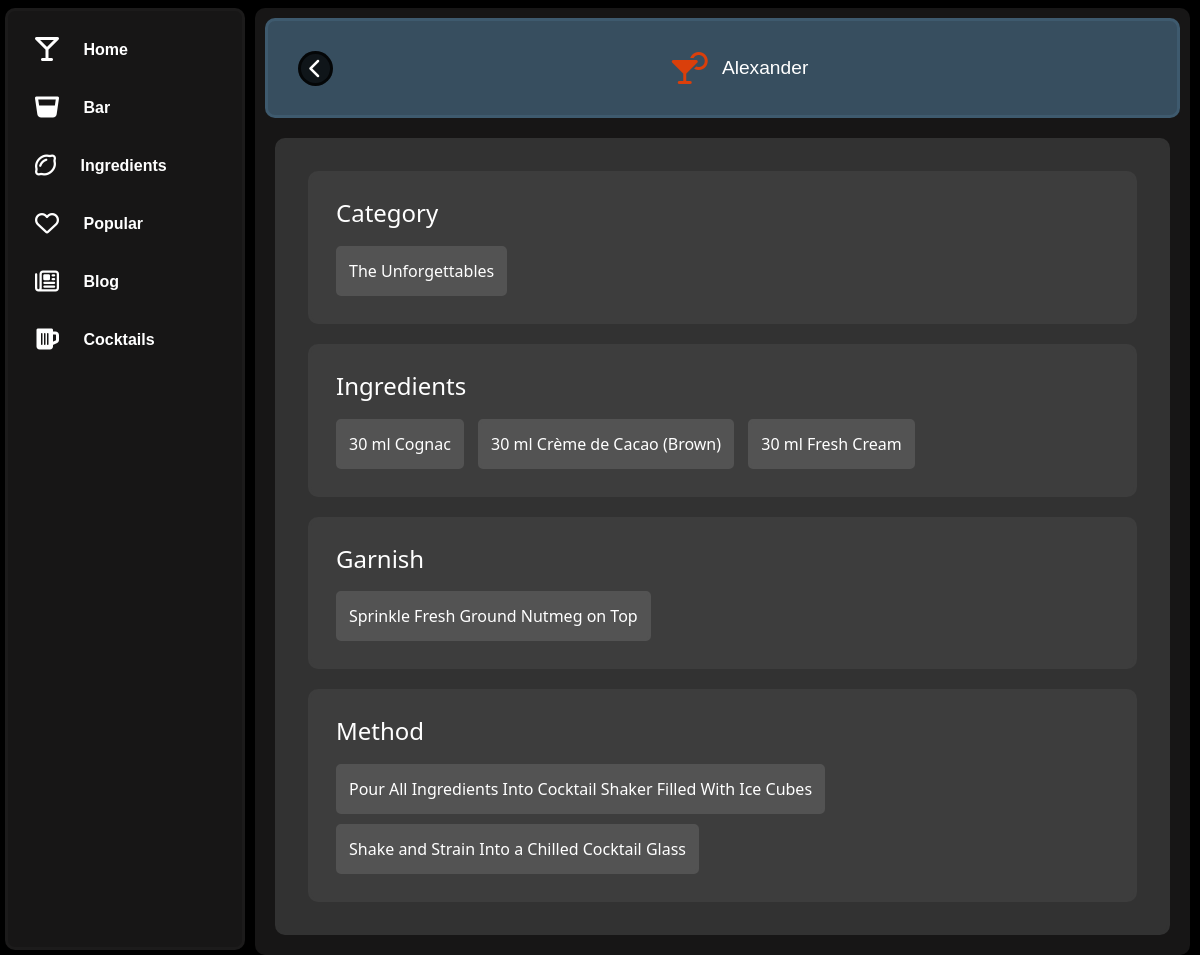
Screenshot of /cocktails/Alexander with the database file from the repository.
### model.py (models this page shows, shortened)
class IBACocktails(db.Model):
    __tablename__ = "IBACocktails"
    an_id = db.Column(db.Integer, primary_key=True)
    category = db.Column(db.String, nullable=False)
    name = db.Column(db.String)
    ingredients = db.Column(db.String)
    method = db.Column(db.Integer)
    garnish = db.Column(db.String)

### app.py (the view)
@app.route("/barcocktails", defaults={"cocktail": None})
@app.route("/barcocktails/<string:cocktail>")
@app.route("/cocktails", defaults={"cocktail": None})
@app.route("/cocktails/<string:cocktail>")
def cocktails(cocktail):
    if cocktail:
        session = Session()
        query = session.query(IBACocktails)
        query = query.filter_by(name=cocktail)
        iba_cocktails = query.all()
        iba_cocktails_list = [
            {
                "Category": cocktail.category,
                "Name": cocktail.name,
                "Ingredients": cocktail.ingredients,
                "Method": cocktail.method,
                "Garnish": cocktail.garnish
            }
            for cocktail in iba_cocktails
        ]
        cocktail_ingredients = re.split(", |,|\. ", iba_cocktails_list[0]["Ingredients"])
        cocktail_ingredients = [titlecase(ingredient.replace("NA", "")) for ingredient in cocktail_ingredients]
        cocktail_method = re.split(", |,|\. ", iba_cocktails_list[0]["Method"])
        cocktail_method = [titlecase(method.replace(".", "")) for method in cocktail_method]
        cocktail_garnish = iba_cocktails_list[0]["Garnish"]
        cocktail_garnish = titlecase(cocktail_garnish.replace(".", ""))
        if request.path == f"/barcocktails/{cocktail}":
            return render_template("bar-cocktails.html",
                                cocktails=iba_cocktails_list,
                               ingredients=cocktail_ingredients,
                               method=cocktail_method,
                               garnish=cocktail_garnish)
        else:
            return render_template("cocktails.html",
                               cocktails=iba_cocktails_list,
                               ingredients=cocktail_ingredients,
                               method=cocktail_method,
                               garnish=cocktail_garnish)
    else:
        return render_template("cocktails.html")

### app.py (called while the page is built)
def titlecase(s):
    result = re.sub(r"[A-Za-z]{3,}('[A-Za-z]+)?", lambda mo: mo.group(0).capitalize(), s)
    result = re.sub("The", "the", result)
    result = re.sub("And", "and", result)
    return result

### templates/cocktails.html (shortened to what this page needs)
<!DOCTYPE html>
<html lang="en">
<head>
    <link href="https://cdn.jsdelivr.net/npm/bootstrap@5.3.2/dist/css/bootstrap.min.css" rel="stylesheet"
 />
    <link href="{{url_for('static', filename='css/style.css')}}" rel="stylesheet" type="text/css" />
</head>
<body class="bg-black text-white">
    <div class="nav-div">
        <nav class="nav-main">
            <a href="/" class="links">
                <div>
                    <i class="fa-solid fa-martini-glass-empty fa-xl" style="color: #ffffff;"></i>
                    <span class="icon-span-text" data-encore-id="text">Home</span>
                </div>
            </a>
            <a href="/bar" class="links">
                <div>
                    <i class="fa-solid fa-whiskey-glass fa-xl" style="color: #ffffff;"></i>
                    <span class="icon-span-text" data-encore-id="text">Bar</span>
                </div>
            </a>
            <a href="/ingredients" class="links">
                <div>
                    <i class="fa-regular fa-lemon fa-xl" style="color: #ffffff;"></i>
                    <span class="icon-span-text" data-encore-id="text">Ingredients</span>
                </div>
            </a>
            <a href="/popular" class="links">
                <div>
                    <i class="fa-regular fa-heart fa-xl" style="color: #ffffff;"></i>
                    <span class="icon-span-text" data-encore-id="text">Popular</span>
                </div>
            </a>
            <a href="/blog" class="links">
                <div>
                    <i class="fa-regular fa-newspaper fa-xl" style="color: #ffffff;"></i>
                    <span class="icon-span-text" data-encore-id="text">Blog</span>
                </div>
            </a>
            <a href="/cocktaillist" class="links">
                <div>
                    <i class="fa-solid fa-beer-mug-empty fa-xl" style="color: #ffffff;"></i>
                    <span class="icon-span-text" data-encore-id="text">Cocktails</span>
                </div>
            </a>
        </nav>
    </div>
    <div class="main_divs">
        {% for cocktail in cocktails %}
        <div class="cocktail_buttons_cocktail_page">
            <a class="back-link-cocktail-page" href="/cocktaillist">
                <i class="fa-solid fa-chevron-left fa-lg cocktail-button-arrow-cocktail-page"
                    style="color: #ffffff;"></i>
            </a>
            <div class="cocktail-page-nav-name">
                <i class="fa-solid fa-martini-glass-citrus fa-2xl cocktail-button-icon-cocktail-page"
                    style="color: #da3f0b;"></i>
                <span class="cocktail-button-text-cocktail-page">{{ cocktail.Name }}</span>
            </div>
        </div>
        <div class="cocktail-page-facts">
            <div class="cocktail-category">
                <h1>Category</h1>
                <div class="cocktail-spacer">
                    <span>{{ cocktail.Category }}</span>
                </div>
            </div>
            <div class="cocktail-ingredients">
                <h1>Ingredients</h1>
                {% for ingredient in ingredients %}
                <div class="cocktail-spacer">
                    <span>{{ ingredient }}</span>
                </div>
                {% endfor %}
            </div>
            {% if garnish != "NA" %}
            <div class="cocktail-garnish">
                <h1>Garnish</h1>
                <div class="cocktail-spacer">
                    <span>{{ garnish }}</span>
                </div>
            </div>
            {% endif %}
            <div class="cocktail-method">
                <h1>Method</h1>
                {% for method in method %}
                <div class="cocktail-spacer">
                    <span>{{ method }}</span>
                </div>
                {% endfor %}
            </div>
        </div>
        {% endfor %}
    </div>
</body>
</html>

### static/css/style.css (style rules this page uses)
.icon-span-text { color: white; }
nav { flex-direction: column; width: 240px; display: flex; position: fixed; left: 0; padding: 10px; }
.nav-div { padding: 8px; }
.nav-main { border-style: solid; border-color: rgba(30, 29, 29, 0.794); border-radius: 10px; background-color: rgba(30, 29, 29, 0.794); position: fixed; left: 5px; height: calc(100% - 13px) }
.links { padding: 15px; border-width: 2px; border-style: solid; border-color: rgba(11, 11, 152, 0); border-radius: 30px; font-weight: bolder; font-family: Arial, Helvetica, sans-serif; text-decoration: none; transition: 0.3s; }
.links i { padding-right: 20px; }
.cocktail_buttons_cocktail_page { position: sticky; top: 8px; height: 100px; min-width: 360px; border-radius: 10px; border-color: rgba(65, 94, 115, 0.796); border-style: solid; background-color: rgba(65, 94, 115, .796); margin: 10px; display: flex; }
.back-link-cocktail-page { border-style: solid; border-radius: 50px; border-color: rgba(0, 0, 0, 0.731); background-color: rgba(0, 0, 0, 0.731); position: relative; top: 30px; left: 30px; width: 35px; height: 35px; display: flex; text-decoration: none; transition: 0.3s; }
.cocktail-page-nav-name { margin: auto auto; }
.cocktail-button-arrow-cocktail-page { margin: auto auto; border-style: solid; border-radius: 50px; border-color: rgba(50, 50, 50, 0); background-color: rgba(50, 50, 50, 0); }
.cocktail-button-icon-cocktail-page { margin: auto auto; padding: 5px; position: relative; }
.cocktail-button-text-cocktail-page { margin: auto auto; padding: 5px; font-family: Arial, Helvetica, sans-serif; font-size: larger; font-weight: lighter; }
.cocktail-page-facts { display: flex; flex-direction: column; flex-wrap: wrap; border-color: rgb(50, 50, 50); border-radius: 10px; border-style: solid; background-color: rgb(50, 50, 50); padding: 20px; margin: 20px; min-width: 340px; }
.cocktail-page-facts h1 { font-family: 'Segoe UI', Tahoma, Geneva, Verdana, sans-serif; font-size: x-large; padding: 5px; }
.cocktail-spacer { border-radius: 5px; border-color: rgb(83, 83, 83); border-style: solid; background-color: rgb(83, 83, 83); padding: 10px; margin: 5px; display: inline-block; }
.cocktail-category { border-color: rgb(61, 61, 61); border-style: solid; border-radius: 10px; background-color: rgb(61, 61, 61); padding: 20px; margin: 10px; }
.cocktail-ingredients { border-color: rgb(61, 61, 61); border-style: solid; border-radius: 10px; background-color: rgb(61, 61, 61); padding: 20px; margin: 10px; }
.cocktail-garnish { border-color: rgb(61, 61, 61); border-style: solid; border-radius: 10px; background-color: rgb(61, 61, 61); padding: 20px; margin: 10px; }
.cocktail-method { border-color: rgb(61, 61, 61); border-style: solid; border-radius: 10px; background-color: rgb(61, 61, 61); padding: 20px; margin: 10px; }
.main_divs { background-color: rgba(30, 29, 29, 0.794); color: #fff; border-radius: 10px; position: absolute; top: 8px; left: 255px; width: calc(100% - 265px); min-height: 770px; min-width: 380px; }
* { scrollbar-width: thin; scrollbar-color: dark; }

### rows the page displays
IBACocktails: Name "Alexander", Category "The Unforgettables", ingredients "30 ml Cognac" "30 ml Crème de Cacao (Brown)" "30 ml Fresh Cream", garnish "Sprinkle Fresh Ground Nutmeg on Top", method "Pour All Ingredients Into Cocktail Shaker Filled With Ice Cubes" "Shake and Strain Into a Chilled Cocktail Glass"
